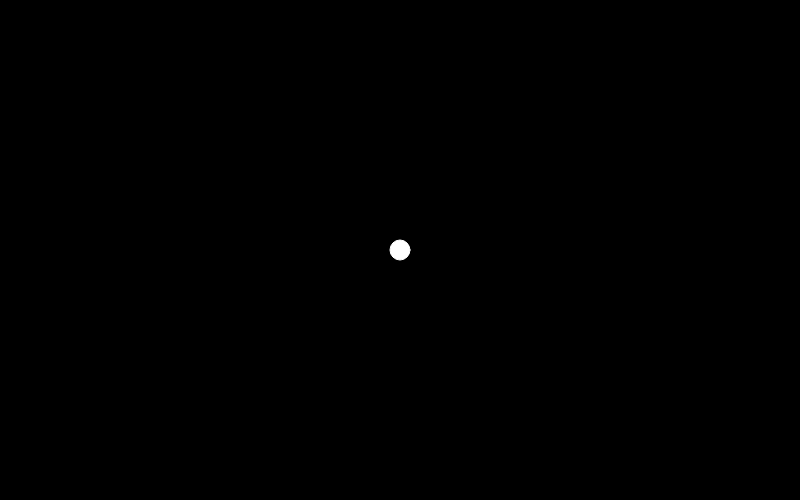
Frame 1 (no input)
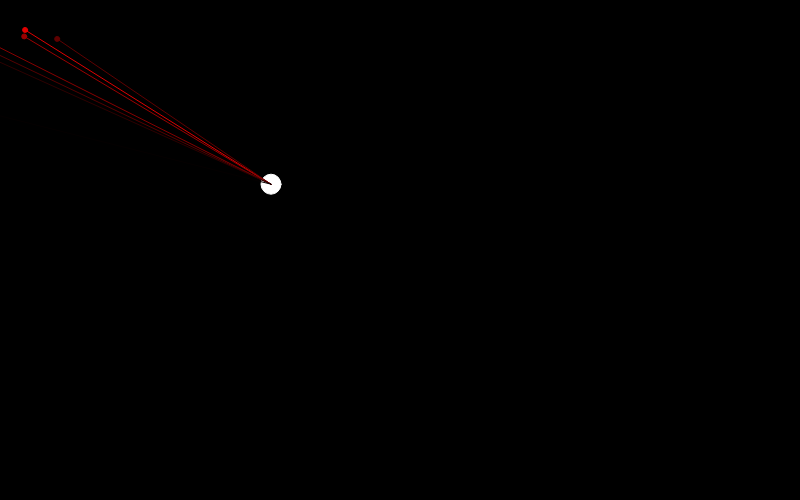
Frame 60 (no input)
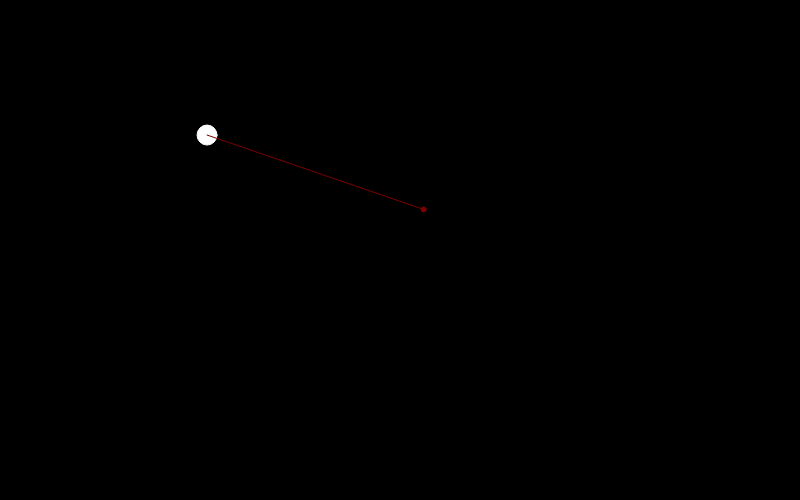
Frame 120 (the mouse pressed at the canvas centre since frame 60)

The p5.js sketch that drew these frames (run headless with seeded random() and noise() and a simulated clock; from frame 60 on, the mouse is pressed at the canvas centre):

// p5.js sketch
// ── sketch.js
let a;
let t;
let lancar = true;

function setup(){
    createCanvas(800, 500);
    a = new Ameba(width/2, height/2);
    t = [];
}

function draw(){
    background(0);
    a.atualizar();
    a.mostrar();

    if(lancar){

        let d = p5.Vector.dist(a.pos, createVector(mouseX, mouseY));
        if(d > 300){
            var chance = 0.2;
        }else{
            var chance = map(d, 0, 300, 0.05, 0.2);
        }
        console.log(chance*100+"%");
        if(random(1) <= chance){
            let offSet = 500*chance;
            noFill();
            circle(mouseX, mouseY, offSet*2);
            let x = mouseX + random(-offSet,offSet);
            let y = mouseY + random(-offSet,offSet);
            t.push(new Tentaculo(x, y));
        }

    }

    for(let i = t.length - 1; i >= 0; i--){
        let tentaculo = t[i];
        tentaculo.atualizar();
        if(tentaculo.life <= 0){
            t.splice(i, 1);
        }else{
            tentaculo.mostrar();
        }
    }
}

function mouseClicked(){
    lancar = !lancar;
}

// ── Ameba.js
class Ameba{
    constructor(x, y){
        this.pos = createVector(x, y);
        this.vel = createVector();
        this.acc = createVector();
        this.xoff = x;
        this.yoff = y;
    }

    atualizar(){
        console.log("velocidade: "+a.vel.mag());
        if(this.vel.mag() > 0){
            this.acc.sub(p5.Vector.add(this.vel).setMag(0.05));
        }
        this.vel.add(this.acc);
        this.pos.add(this.vel);
        this.acc.mult(0);
    }

    mostrar(){
        stroke(255);
        fill(255);
        circle(this.pos.x, this.pos.y, 20);
    }
}
// ── Tentaculo.js
class Tentaculo{
    constructor(x, y){
        this.pos = createVector(x, y);
        this.life = 255;
    }

    atualizar(){
        let desired = p5.Vector.sub(this.pos, a.pos);

        let d = desired.mag();

        if(d < 100){
            desired.setMag(map(d, 0, 100, 0, 4));
        }else{
            desired.setMag(4);
        }

        let steer = p5.Vector.sub(desired, a.vel);
        
        steer.limit(0.05);
        a.acc.add(steer);
        this.life-=10;
    }

    mostrar(){
        stroke(this.life,0,0);
        line(a.pos.x, a.pos.y, this.pos.x, this.pos.y);
        fill(this.life,0,0);
        circle(this.pos.x, this.pos.y, 5);
    }
}
